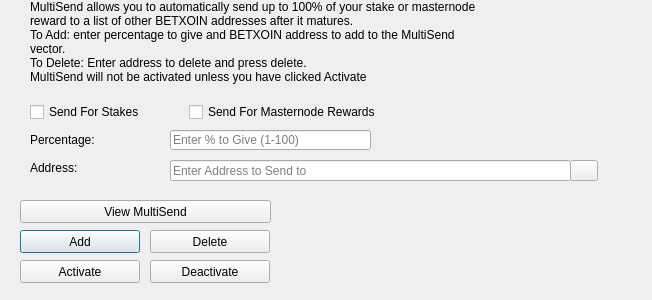
<?xml version="1.0" encoding="UTF-8"?>
<ui version="4.0">
 <class>MultiSendDialog</class>
 <widget class="QDialog" name="MultiSendDialog">
  <property name="windowModality">
   <enum>Qt::NonModal</enum>
  </property>
  <property name="geometry">
   <rect>
    <x>0</x>
    <y>0</y>
    <width>652</width>
    <height>300</height>
   </rect>
  </property>
  <property name="windowTitle">
   <string>MultiSend</string>
  </property>
  <widget class="QLineEdit" name="multiSendPercentEdit">
   <property name="geometry">
    <rect>
     <x>170</x>
     <y>130</y>
     <width>201</width>
     <height>20</height>
    </rect>
   </property>
   <property name="toolTip">
    <string>Enter whole numbers 1 - 100</string>
   </property>
   <property name="placeholderText">
    <string>Enter % to Give (1-100)</string>
   </property>
  </widget>
  <widget class="QLineEdit" name="multiSendAddressEdit">
   <property name="geometry">
    <rect>
     <x>170</x>
     <y>160</y>
     <width>401</width>
     <height>21</height>
    </rect>
   </property>
   <property name="toolTip">
    <string/>
   </property>
   <property name="placeholderText">
    <string>Enter Address to Send to</string>
   </property>
  </widget>
  <widget class="QLabel" name="label_2">
   <property name="geometry">
    <rect>
     <x>30</x>
     <y>0</y>
     <width>451</width>
     <height>121</height>
    </rect>
   </property>
   <property name="lineWidth">
    <number>1</number>
   </property>
   <property name="text">
    <string>MultiSend allows you to automatically send up to 100% of your stake or masternode reward to a list of other BETXOIN addresses after it matures.
To Add: enter percentage to give and BETXOIN address to add to the MultiSend vector.
To Delete: Enter address to delete and press delete.
MultiSend will not be activated unless you have clicked Activate</string>
   </property>
   <property name="alignment">
    <set>Qt::AlignLeading|Qt::AlignLeft|Qt::AlignTop</set>
   </property>
   <property name="wordWrap">
    <bool>true</bool>
   </property>
  </widget>
  <widget class="QLabel" name="message">
   <property name="geometry">
    <rect>
     <x>290</x>
     <y>200</y>
     <width>351</width>
     <height>91</height>
    </rect>
   </property>
   <property name="text">
    <string/>
   </property>
  </widget>
  <widget class="QPushButton" name="addButton">
   <property name="geometry">
    <rect>
     <x>20</x>
     <y>230</y>
     <width>120</width>
     <height>23</height>
    </rect>
   </property>
   <property name="toolTip">
    <string/>
   </property>
   <property name="statusTip">
    <string>Add to MultiSend Vector</string>
   </property>
   <property name="text">
    <string>Add</string>
   </property>
  </widget>
  <widget class="QPushButton" name="disableButton">
   <property name="geometry">
    <rect>
     <x>150</x>
     <y>260</y>
     <width>120</width>
     <height>23</height>
    </rect>
   </property>
   <property name="statusTip">
    <string>Deactivate MultiSend</string>
   </property>
   <property name="text">
    <string>Deactivate</string>
   </property>
  </widget>
  <widget class="QPushButton" name="addressBookButton">
   <property name="geometry">
    <rect>
     <x>570</x>
     <y>160</y>
     <width>28</width>
     <height>21</height>
    </rect>
   </property>
   <property name="toolTip">
    <string>Choose an address from the address book</string>
   </property>
   <property name="text">
    <string/>
   </property>
   <property name="icon">
    <iconset resource="../betxoin.qrc">
     <normaloff>:/icons/address-book</normaloff>:/icons/address-book</iconset>
   </property>
   <property name="shortcut">
    <string>Alt+A</string>
   </property>
   <property name="autoDefault">
    <bool>false</bool>
   </property>
  </widget>
  <widget class="QLabel" name="label">
   <property name="geometry">
    <rect>
     <x>30</x>
     <y>130</y>
     <width>121</width>
     <height>20</height>
    </rect>
   </property>
   <property name="toolTip">
    <string>Percentage of stake to send</string>
   </property>
   <property name="text">
    <string>Percentage:</string>
   </property>
  </widget>
  <widget class="QLabel" name="label_5">
   <property name="geometry">
    <rect>
     <x>30</x>
     <y>160</y>
     <width>111</width>
     <height>16</height>
    </rect>
   </property>
   <property name="toolTip">
    <string>Address to send portion of stake to</string>
   </property>
   <property name="text">
    <string>Address:</string>
   </property>
  </widget>
  <widget class="QPushButton" name="deleteButton">
   <property name="geometry">
    <rect>
     <x>150</x>
     <y>230</y>
     <width>120</width>
     <height>23</height>
    </rect>
   </property>
   <property name="toolTip">
    <string/>
   </property>
   <property name="statusTip">
    <string>Delete Address From MultiSend Vector</string>
   </property>
   <property name="text">
    <string>Delete</string>
   </property>
  </widget>
  <widget class="QPushButton" name="activateButton">
   <property name="geometry">
    <rect>
     <x>20</x>
     <y>260</y>
     <width>120</width>
     <height>23</height>
    </rect>
   </property>
   <property name="statusTip">
    <string>Activate MultiSend</string>
   </property>
   <property name="text">
    <string>Activate</string>
   </property>
  </widget>
  <widget class="QPushButton" name="viewButton">
   <property name="geometry">
    <rect>
     <x>20</x>
     <y>200</y>
     <width>251</width>
     <height>23</height>
    </rect>
   </property>
   <property name="toolTip">
    <string/>
   </property>
   <property name="statusTip">
    <string>View MultiSend Vector</string>
   </property>
   <property name="text">
    <string>View MultiSend</string>
   </property>
  </widget>
  <widget class="QWidget" name="horizontalLayoutWidget">
   <property name="geometry">
    <rect>
     <x>30</x>
     <y>100</y>
     <width>351</width>
     <height>24</height>
    </rect>
   </property>
   <layout class="QHBoxLayout" name="horizontalLayout">
    <item>
     <widget class="QCheckBox" name="multiSendStakeCheckBox">
      <property name="text">
       <string>Send For Stakes</string>
      </property>
     </widget>
    </item>
    <item>
     <widget class="QCheckBox" name="multiSendMasternodeCheckBox">
      <property name="text">
       <string>Send For Masternode Rewards</string>
      </property>
     </widget>
    </item>
   </layout>
  </widget>
 </widget>
 <resources>
  <include location="../betxoin.qrc"/>
 </resources>
 <connections/>
</ui>
